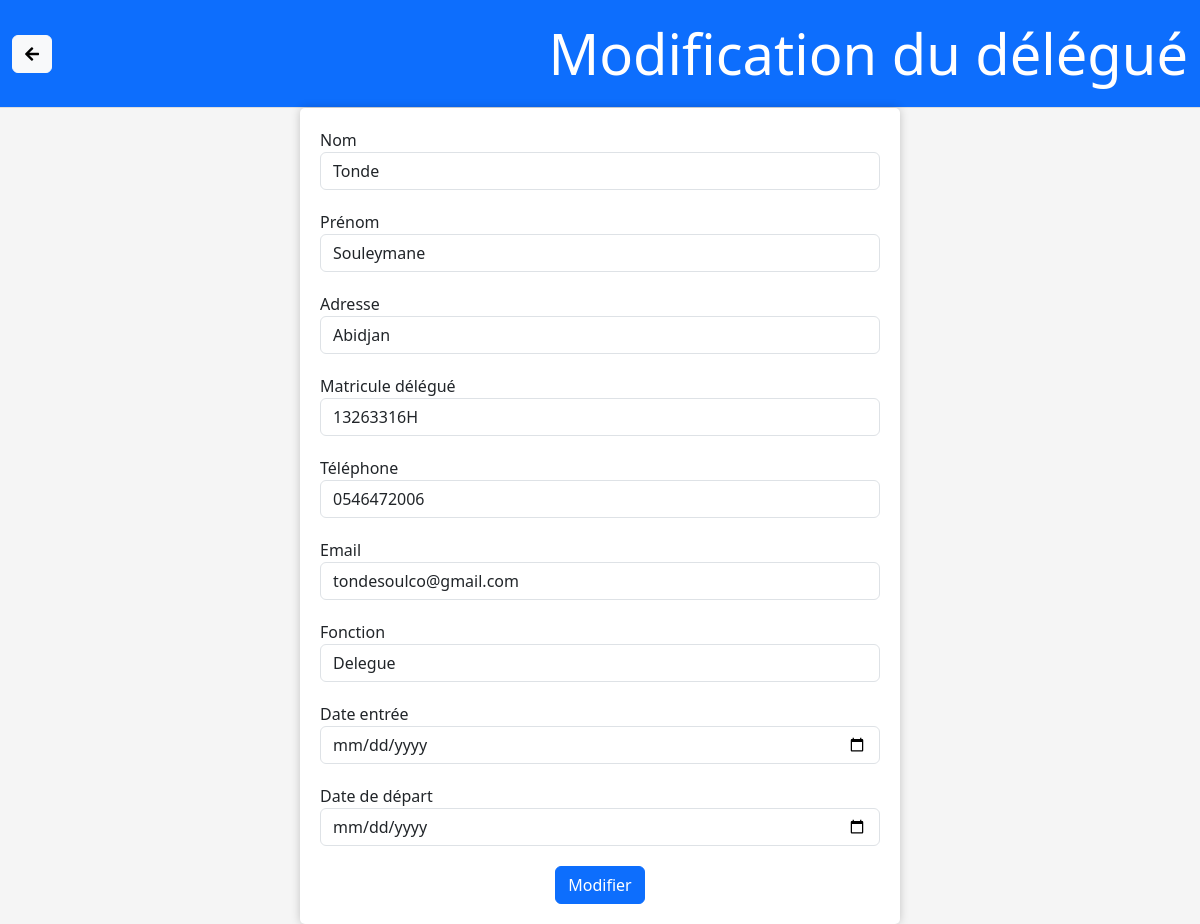
The page /admin/editDelegue.php?id=1 (signed in) on the database its author committed.
### tables this page shows
CREATE TABLE IF NOT EXISTS `delegue` (
  `id_delegue` int(11) NOT NULL AUTO_INCREMENT,
  `matDelegue` varchar(255) NOT NULL,
  `nom` varchar(50) NOT NULL,
  `prenom` varchar(50) NOT NULL,
  `adresse` varchar(255) NOT NULL,
  `email` varchar(255) NOT NULL,
  `photo` varchar(255) DEFAULT 'no_file.png',
  `telephone` varchar(50) DEFAULT NULL,
  `fonction` varchar(50) DEFAULT NULL,
  `badge` varchar(255) DEFAULT 'déconnecté',
  `date_entree` date DEFAULT current_timestamp(),
  `date_depart` date DEFAULT NULL,
  `badge_consort` varchar(255) NOT NULL DEFAULT 'badge_delegue.png',
  PRIMARY KEY (`id_delegue`,`matDelegue`)
);

### admin/editDelegue.php (the view, shortened to what this page needs)
<?php
$id = $_GET['id'];
include '../includes/db.connect.php';
$req = "SELECT * FROM delegue WHERE id_delegue = $id";
$res = $db->prepare($req);
$res->execute();
$delegue = $res->fetch(PDO::FETCH_ASSOC);
?>
<!DOCTYPE html>
<html lang="fr">
<head>
    <link rel="stylesheet" href="../node_modules/bootstrap/dist/css/bootstrap.min.css">
    <link rel="stylesheet" href="https://cdnjs.cloudflare.com/ajax/libs/font-awesome/5.15.3/css/all.min.css">
</head>
<body>
    <header class="container-fluid bg-primary text-white">
        <a href="index.php" class="btn btn-light"><i class="fas fa-arrow-left"></i></a>
        <h1 class="display-4">Modification du délégué</h1>
    </header>
    <div class="container fadeIn">
        <form action="editDelegue.php?id=<?php echo $id ?>" method="post" class="moveLikeCubeAnimate">
            <div class="form-group">
                <label for="nom">Nom</label>
                <input type="text" name="nom" id="nom" class="form-control" value="<?php echo $delegue['nom'] ?>">
            </div>
            <div class="form-group">
                <label for="prenom">Prénom</label>
                <input type="text" name="prenom" id="prenom" class="form-control" value="<?php echo $delegue['prenom'] ?>">
            </div>
            <div class="form-group">
                <label for="adresse">Adresse</label>
                <input type="text" name="adresse" id="adresse" class="form-control" value="<?php echo $delegue['adresse'] ?>">
            </div>
            <div class="form-group">
                <label for="matDelegue">Matricule délégué</label>
                <input type="text" name="matDelegue" id="matDelegue" class="form-control" value="<?php echo $delegue['matDelegue'] ?>">
            </div>
            <div class="form-group">
                <label for="telephone">Téléphone</label>
                <input type="text" name="telephone" id="telephone" class="form-control" value="<?php echo $delegue['telephone'] ?>">
            </div>
            <div class="form-group">
                <label for="email">Email</label>
                <input type="text" name="email" id="email" class="form-control" value="<?php echo $delegue['email'] ?>">
            </div>
            <div class="form-group">
                <label for="fonction">Fonction</label>
                <input type="text" name="fonction" id="fonction" class="form-control" value="<?php echo $delegue['fonction'] ?>">
            </div>
            <div class="form-group">
                <label for="date_entree">Date entrée</label>
                <input type="date" name="date_entree" id="date_entree" class="form-control" value="<?php echo $delegue['date_entree'] ?>">
            </div>
            <div class="form-group">
                <label for="date_depart">
                    Date de départ
                </label>
                <input type="date" name="date_depart" id="date_depart" class="form-control" value="<?php echo $delegue['date_depart'] ?>">
            </div>
            <div class="d-flex justify-content-center">
                <button type="submit" class="btn btn-primary" name="submit">Modifier</button>
            </div>
        </form>
    </div>
</body>
</html>

### admin/editDelegue.php (style rules this page uses)
body { background-color: #f5f5f5; }
header { background-color: #4f65e3; padding: 20px; border-bottom: 1px solid #ddd; display: flex; justify-content: space-between; align-items: center; }
header h1 { margin: 0; color: #fff; animation: 2s ease-in-out 0s 1 slideInFromLeft; }
header a { animation: 2s ease-in-out 0s 1 slideInFromRight; }
.fadeIn { animation: 2s ease-in-out 0s 1 fadeIn; }
.moveLikeCubeAnimate { animation: 2s ease-in-out 0s 1 moveLikeCubeAnimate; }
.container { padding: 20px; background-color: #fff; border-radius: 5px; box-shadow: 0 0 10px rgba(0, 0, 0, 0.2); max-width: 600px; margin: 0 auto; }
.form-group { margin-bottom: 20px; }

### rows shown on the page
delegue: nom "Tonde", prenom "Souleymane", adresse "Abidjan", matDelegue "13263316H", telephone "0546472006", email "tondesoulco@gmail.com", fonction "Delegue"
